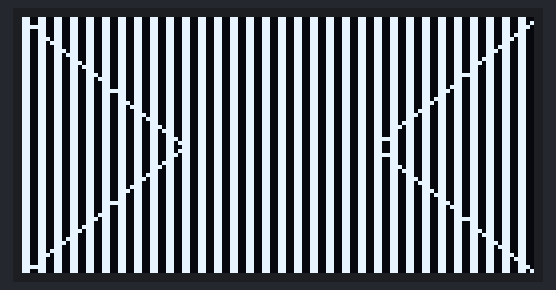
This sketch was run on a simulated Arduino Uno, built with avr-gcc and run on an emulated ATmega328P. Shown: 128×64 one-colour display.

Above: at 0.9 s.
At 3.9 s:
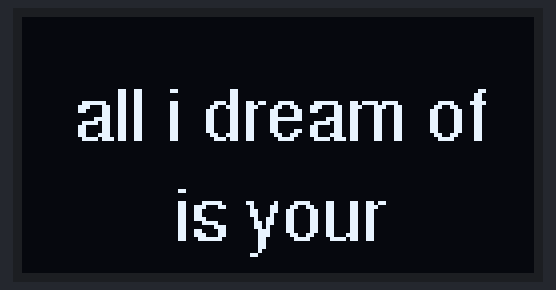
At 10.0 s:
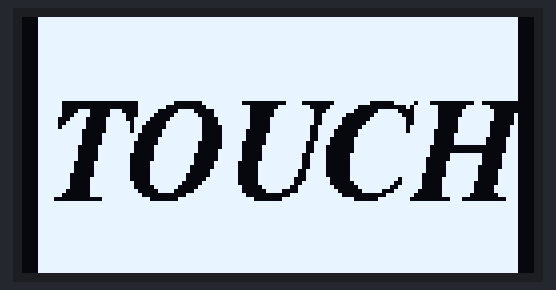
At 15.0 s:
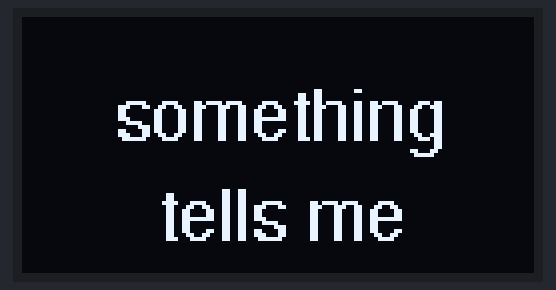
At 25.7 s:
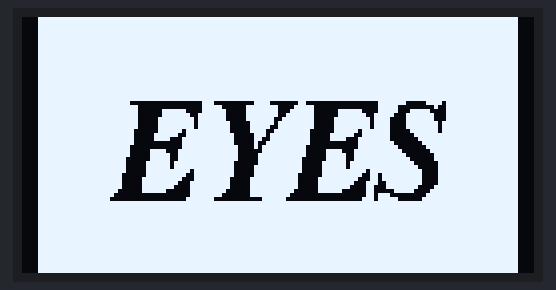
At 38.5 s:
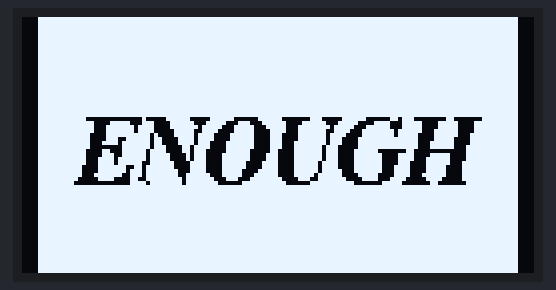

Measured:
- what the display in image 0 shows lasts 1.1 s, from 0.8 s to 1.9 s
- what the display in image 1 shows lasts 1.1 s, from 3.8 s to 4.9 s
- what the display in image 2 shows lasts 1.5 s, from 10.0 s to 11.5 s
- what the display in image 3 shows lasts 1.6 s, from 15.0 s to 16.6 s

The sketch:

OLED_Lyrics.ino
```cpp
#include <Wire.h>
#include <Adafruit_GFX.h>
#include <Adafruit_SSD1306.h>

// Professional Fonts
#include <Fonts/FreeSans9pt7b.h>
#include <Fonts/FreeSerifBoldItalic12pt7b.h> // Slightly smaller "Long" font to fit screen
#include <Fonts/FreeSerifBoldItalic18pt7b.h>
#include <Fonts/FreeSansBold12pt7b.h>

#define SCREEN_WIDTH 128
#define SCREEN_HEIGHT 64
#define OLED_RESET     -1
Adafruit_SSD1306 display(SCREEN_WIDTH, SCREEN_HEIGHT, &Wire, OLED_RESET);

void setup() {
  display.begin(SSD1306_SWITCHCAPVCC, 0x3C);
  display.clearDisplay();
  playOpening();
}

void loop() {
  typewriterText("all i dream of\nis your", &FreeSans9pt7b, 1000);

  // EYES fits in 18pt
  insideOutEffect("EYES", &FreeSerifBoldItalic18pt7b, 1500);

  typewriterText("all i long for\nis your", &FreeSans9pt7b, 1000);

  // TOUCH fits in 18pt
  insideOutEffect("TOUCH", &FreeSerifBoldItalic18pt7b, 1500);

  typewriterText("and darling", &FreeSans9pt7b, 800);
  typewriterText("something\ntells me", &FreeSans9pt7b, 1500);

  typewriterText("THAT'S", &FreeSansBold12pt7b, 500);

  // FIX: ENOUGH is too long for 18pt, using 12pt so it stays in frame
  insideOutEffect("ENOUGH", &FreeSerifBoldItalic12pt7b, 2500);

  delay(2000);
}

// --- INSIDE OUT ANIMATION (STAYS IN FRAME) ---
void insideOutEffect(String text, const GFXfont *f, int duration) {
  for (int i = 0; i <= SCREEN_WIDTH / 2; i += 10) {
    display.clearDisplay();
    display.fillRect(SCREEN_WIDTH/2 - i, 0, i * 2, SCREEN_HEIGHT, SSD1306_WHITE);

    display.setFont(f);
    display.setTextColor(SSD1306_BLACK);

    int16_t x1, y1; uint16_t w, h;
    display.getTextBounds(text, 0, 0, &x1, &y1, &w, &h);

    // Dead Center Math
    int xPos = (SCREEN_WIDTH - w) / 2;
    int yPos = (SCREEN_HEIGHT + h) / 2;

    display.setCursor(xPos, yPos);
    display.print(text);

    display.display();
    delay(5);
  }
  delay(duration);
}

// --- TYPEWRITER WITH PERFECT CENTERING ---
void typewriterText(String text, const GFXfont *f, int duration) {
  display.setFont(f);
  display.setTextColor(SSD1306_WHITE);

  // Split lines for multi-line centering
  String line1 = "";
  String line2 = "";
  int splitIndex = text.indexOf('\n');

  if (splitIndex != -1) {
    line1 = text.substring(0, splitIndex);
    line2 = text.substring(splitIndex + 1);
  } else {
    line1 = text;
  }

  // Animating Line 1
  String currentLine = "";
  for (int i = 0; i < line1.length(); i++) {
    currentLine += line1[i];
    drawDualLines(currentLine, "", f);
    delay(70);
  }

  // Animating Line 2 (if exists)
  if (line2 != "") {
    currentLine = "";
    for (int i = 0; i < line2.length(); i++) {
      currentLine += line2[i];
      drawDualLines(line1, currentLine, f);
      delay(70);
    }
  }
  delay(duration);
}

// Helper to draw two lines perfectly centered vertically
void drawDualLines(String l1, String l2, const GFXfont *f) {
  display.clearDisplay();
  int16_t x1, y1; uint16_t w, h;

  // Get height for spacing
  display.getTextBounds("Ay", 0, 0, &x1, &y1, &w, &h);
  int lineHeight = h + 8;

  // Draw Line 1
  if (l1 != "") {
    display.getTextBounds(l1, 0, 0, &x1, &y1, &w, &h);
    int y = (l2 == "") ? (SCREEN_HEIGHT + h) / 2 : (SCREEN_HEIGHT / 2) - 2;
    display.setCursor((SCREEN_WIDTH - w) / 2, y);
    display.print(l1);
  }

  // Draw Line 2
  if (l2 != "") {
    display.getTextBounds(l2, 0, 0, &x1, &y1, &w, &h);
    display.setCursor((SCREEN_WIDTH - w) / 2, (SCREEN_HEIGHT / 2) + lineHeight - 2);
    display.print(l2);
  }
  display.display();
}

// --- OPENING EFFECT ---
void playOpening() {
  display.clearDisplay();
  for (int i = 0; i <= SCREEN_WIDTH / 2; i += 4) {
    display.fillRect(SCREEN_WIDTH/2 - i, 0, 2, SCREEN_HEIGHT, SSD1306_WHITE);
    display.fillRect(SCREEN_WIDTH/2 + i, 0, 2, SCREEN_HEIGHT, SSD1306_WHITE);
    display.display();
    delay(20);
  }
  display.drawLine(0, 0, 40, 32, SSD1306_WHITE);
  display.drawLine(128, 0, 88, 32, SSD1306_WHITE);
  display.drawLine(0, 64, 40, 32, SSD1306_WHITE);
  display.drawLine(128, 64, 88, 32, SSD1306_WHITE);
  display.display();
  delay(1000);
}
```
